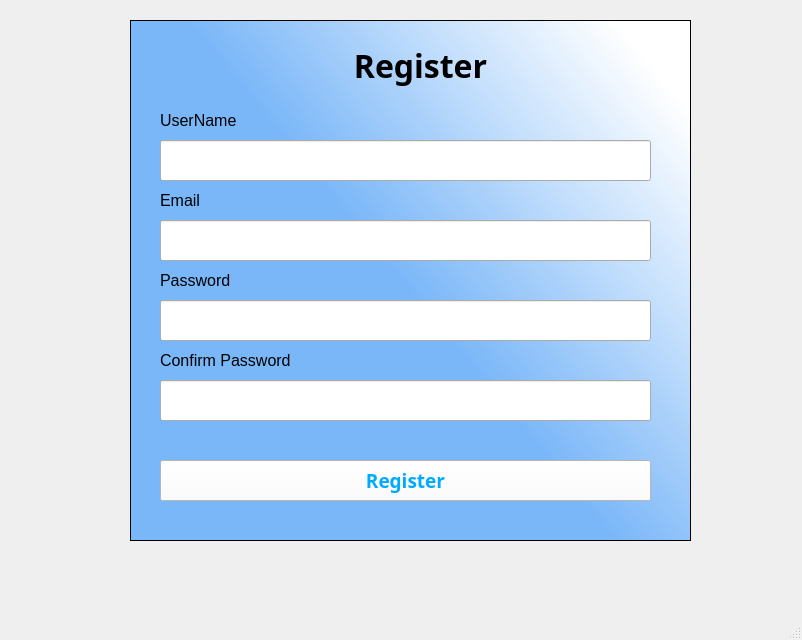
<?xml version="1.0" encoding="UTF-8"?>
<ui version="4.0">
 <class>MainWindow</class>
 <widget class="QMainWindow" name="MainWindow">
  <property name="geometry">
   <rect>
    <x>0</x>
    <y>0</y>
    <width>802</width>
    <height>640</height>
   </rect>
  </property>
  <property name="windowTitle">
   <string>MainWindow</string>
  </property>
  <widget class="QWidget" name="centralwidget">
   <widget class="QTableWidget" name="tableWidget">
    <property name="geometry">
     <rect>
      <x>130</x>
      <y>20</y>
      <width>561</width>
      <height>521</height>
     </rect>
    </property>
    <property name="styleSheet">
     <string notr="true">background-color: qlineargradient(spread:pad, x1:0.502488, y1:0.528, x2:1, y2:0.148, stop:0 rgba(116, 180, 249, 242), stop:0.970149 rgba(255, 255, 255, 255));

</string>
    </property>
   </widget>
   <widget class="QLabel" name="label">
    <property name="geometry">
     <rect>
      <x>300</x>
      <y>40</y>
      <width>241</width>
      <height>51</height>
     </rect>
    </property>
    <property name="font">
     <font>
      <family>Script MT Bold</family>
      <pointsize>24</pointsize>
      <weight>75</weight>
      <bold>true</bold>
     </font>
    </property>
    <property name="text">
     <string>&lt;html&gt;&lt;head/&gt;&lt;body&gt;&lt;p align=&quot;center&quot;&gt;Register&lt;/p&gt;&lt;/body&gt;&lt;/html&gt;</string>
    </property>
   </widget>
   <widget class="QPushButton" name="pushButtonRegister">
    <property name="geometry">
     <rect>
      <x>160</x>
      <y>460</y>
      <width>491</width>
      <height>41</height>
     </rect>
    </property>
    <property name="baseSize">
     <size>
      <width>0</width>
      <height>0</height>
     </size>
    </property>
    <property name="font">
     <font>
      <family>Segoe UI Semilight</family>
      <pointsize>14</pointsize>
      <weight>75</weight>
      <italic>false</italic>
      <bold>true</bold>
     </font>
    </property>
    <property name="styleSheet">
     <string notr="true">background-color: rgb(255, 255, 255);
color: rgb(0, 170, 255);</string>
    </property>
    <property name="text">
     <string>Register</string>
    </property>
    <property name="icon">
     <iconset>
      <normaloff>images/ic_signin.png</normaloff>images/ic_signin.png</iconset>
    </property>
    <property name="iconSize">
     <size>
      <width>40</width>
      <height>40</height>
     </size>
    </property>
   </widget>
   <widget class="QLabel" name="label_12">
    <property name="geometry">
     <rect>
      <x>160</x>
      <y>100</y>
      <width>141</width>
      <height>41</height>
     </rect>
    </property>
    <property name="font">
     <font>
      <pointsize>12</pointsize>
     </font>
    </property>
    <property name="text">
     <string>UserName</string>
    </property>
   </widget>
   <widget class="QLineEdit" name="lineEditUserName">
    <property name="geometry">
     <rect>
      <x>160</x>
      <y>140</y>
      <width>491</width>
      <height>41</height>
     </rect>
    </property>
    <property name="sizePolicy">
     <sizepolicy hsizetype="Expanding" vsizetype="Fixed">
      <horstretch>0</horstretch>
      <verstretch>0</verstretch>
     </sizepolicy>
    </property>
    <property name="font">
     <font>
      <stylestrategy>PreferDefault</stylestrategy>
     </font>
    </property>
    <property name="focusPolicy">
     <enum>Qt::StrongFocus</enum>
    </property>
    <property name="contextMenuPolicy">
     <enum>Qt::DefaultContextMenu</enum>
    </property>
    <property name="layoutDirection">
     <enum>Qt::LeftToRight</enum>
    </property>
    <property name="styleSheet">
     <string notr="true">color: rgb(0, 0, 0);</string>
    </property>
   </widget>
   <widget class="QLabel" name="label_19">
    <property name="geometry">
     <rect>
      <x>160</x>
      <y>260</y>
      <width>121</width>
      <height>41</height>
     </rect>
    </property>
    <property name="font">
     <font>
      <pointsize>12</pointsize>
     </font>
    </property>
    <property name="text">
     <string>Password</string>
    </property>
   </widget>
   <widget class="QLineEdit" name="lineEditPassword">
    <property name="geometry">
     <rect>
      <x>160</x>
      <y>300</y>
      <width>491</width>
      <height>41</height>
     </rect>
    </property>
    <property name="focusPolicy">
     <enum>Qt::StrongFocus</enum>
    </property>
    <property name="echoMode">
     <enum>QLineEdit::Password</enum>
    </property>
   </widget>
   <widget class="QLabel" name="label_13">
    <property name="geometry">
     <rect>
      <x>160</x>
      <y>180</y>
      <width>141</width>
      <height>41</height>
     </rect>
    </property>
    <property name="font">
     <font>
      <pointsize>12</pointsize>
     </font>
    </property>
    <property name="text">
     <string>Email</string>
    </property>
   </widget>
   <widget class="QLineEdit" name="lineEditEmail">
    <property name="geometry">
     <rect>
      <x>160</x>
      <y>220</y>
      <width>491</width>
      <height>41</height>
     </rect>
    </property>
    <property name="styleSheet">
     <string notr="true">color: rgb(0, 0, 0);</string>
    </property>
    <property name="cursorPosition">
     <number>0</number>
    </property>
   </widget>
   <widget class="QLabel" name="label_20">
    <property name="geometry">
     <rect>
      <x>160</x>
      <y>340</y>
      <width>181</width>
      <height>41</height>
     </rect>
    </property>
    <property name="font">
     <font>
      <pointsize>12</pointsize>
     </font>
    </property>
    <property name="styleSheet">
     <string notr="true"/>
    </property>
    <property name="text">
     <string>Confirm Password</string>
    </property>
   </widget>
   <widget class="QLineEdit" name="lineEditConfirmPassword">
    <property name="geometry">
     <rect>
      <x>160</x>
      <y>380</y>
      <width>491</width>
      <height>41</height>
     </rect>
    </property>
    <property name="focusPolicy">
     <enum>Qt::StrongFocus</enum>
    </property>
    <property name="echoMode">
     <enum>QLineEdit::Password</enum>
    </property>
   </widget>
   <widget class="QLabel" name="labelExit">
    <property name="geometry">
     <rect>
      <x>140</x>
      <y>30</y>
      <width>31</width>
      <height>31</height>
     </rect>
    </property>
    <property name="focusPolicy">
     <enum>Qt::StrongFocus</enum>
    </property>
    <property name="text">
     <string/>
    </property>
    <property name="pixmap">
     <pixmap>images/ic_exit.png</pixmap>
    </property>
    <property name="scaledContents">
     <bool>true</bool>
    </property>
   </widget>
  </widget>
  <widget class="QMenuBar" name="menubar">
   <property name="geometry">
    <rect>
     <x>0</x>
     <y>0</y>
     <width>802</width>
     <height>26</height>
    </rect>
   </property>
  </widget>
  <widget class="QStatusBar" name="statusbar"/>
 </widget>
 <resources/>
 <connections/>
</ui>
